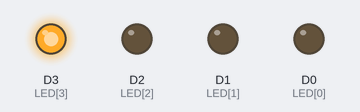
A sketch run on a simulated ESP8266 (NodeMCU). Shown: output pins drawn as LEDs (lit = HIGH). Random numbers use the default seed unless the sketch sets one.

Above: at 0.1 s.
At 7.1 s:
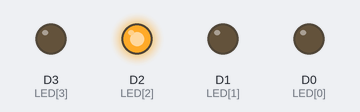
At 19.1 s:
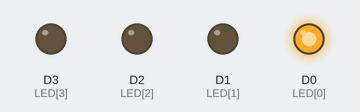
At 39.1 s:
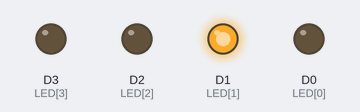
Timing chart, 0 to 40.0 s (numbered marks = the images above):
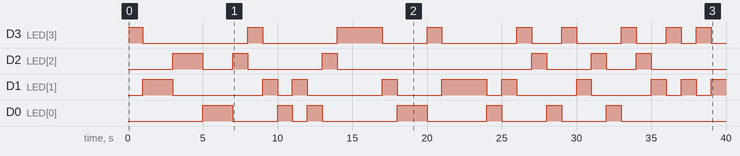

The sketch:

Praktikum_5___Running_LED_Acak.ino
```cpp
// program variasi LED oleh Indobot.co.id
int LED[] = {D0, D1, D2, D3};

void setup() {
  // inisialisasi LED pin 0, 1, 2, dan 3 sebagai output
  for (int i = 0; i < 4; i++) {
    pinMode(LED[i], OUTPUT);
  }
}

void loop() {
  // menambahkan nilai untuk array LED[]
  int pin;
  // memilih angka acak sesuai array
  pin = random(4);
  // program untuk menyalakan LED secara acak
  digitalWrite(LED[pin], HIGH);
  delay(1000); // tambahkan delay untuk membuat LED tetap menyala setelah dipilih secara acak
  digitalWrite(LED[pin], LOW);
}
```

Measured:
- by itself, D3 (LED[3]): LOW → HIGH at 0.00 s, → LOW 1.0 s later, → HIGH 7.0 s later, → LOW 1.0 s later, … (18 changes in this stretch)
- by itself, D2 (LED[2]): LOW → HIGH at 3.0 s, → LOW 2.0 s later, → HIGH 2.0 s later, → LOW 1.0 s later, … (12 changes in this stretch)
- by itself, D1 (LED[1]): LOW → HIGH at 1.0 s, → LOW 2.0 s later, → HIGH 6.0 s later, → LOW 1.0 s later, … (19 changes in this stretch)
- by itself, D0 (LED[0]): LOW → HIGH at 5.0 s, → LOW 2.0 s later, → HIGH 3.0 s later, → LOW 1.0 s later, … (14 changes in this stretch)
